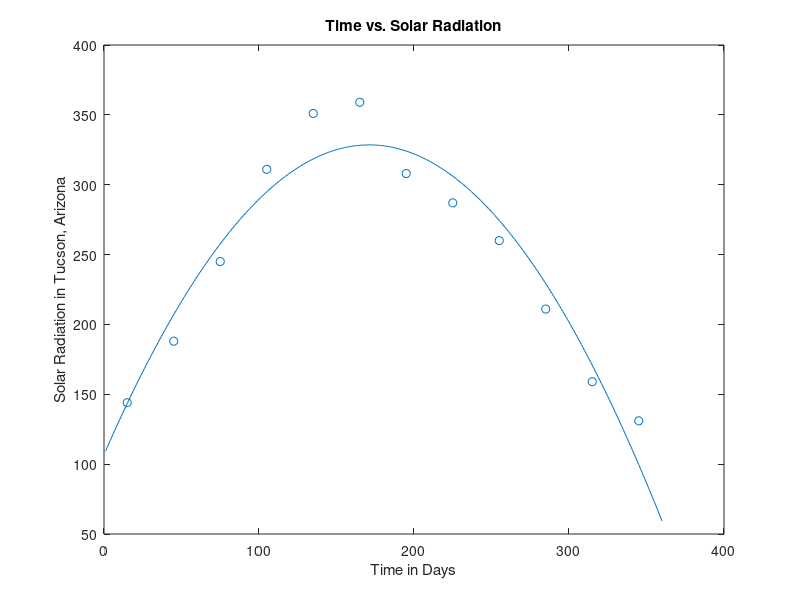

Recreate this plot in MATLAB.
function TEAM34PS05Q3
% This function finds the least squares curve fitting with Sine/Cosine

Days = zeros (12,1);
for k = 1:12
    Days(k) = 30*(k-1)+15;
end
Rad = [144; 188; 245; 311; 351; 359; 308; 287; 260; 211; 159; 131];


% Generate the matrix X
X = ones (12,3);
for j = 1:12
    X(j,2) = cos((1/360) * Days(j));
    X(j,3) = sin((1/360) * Days(j));
end
LHS = transpose(X) * X;
RHS = transpose(X) * Rad;
a = LHS \ RHS;            % Use the backslash to find vector a

Time = linspace(1,360,360);
Pred = a(1)+a(2)*cos(1/360*Time)+a(3)*sin(1/360*Time);

% Augsix represents the number of days of Aug 6th
Augsix = 7*30+6;
PreRad = a(1)+a(2)*cos(1/360*Augsix)+a(3)*(1/360*Augsix);
fprintf('The predicted radiation on the 6th of August is %s W/m^2 \n',PreRad)

close all

figure
hold on
box on
xlabel ('Time in Days')
ylabel('Solar Radiation in Tucson, Arizona')
title('Time vs. Solar Radiation')
scatter(Days,Rad)   % Generate a scatter plot of the data sets
plot(Time,Pred)  %Plot the the least squares fit of the function
hold off

end

